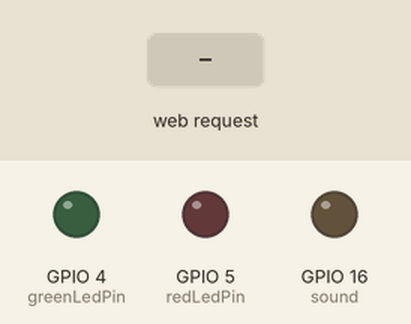
A sketch run on a simulated ESP8266 (NodeMCU). Shown: output pins drawn as LEDs (lit = HIGH). The inputs (shaded band) are chosen by the test bench. WiFi joins after 1.5 s; servers stay silent unless stated; what the sketch prints to the serial monitor is not drawn.

Above: at 2.7 s.
2.8 s: HTTP request GET /LED=Red received
At 4.2 s:
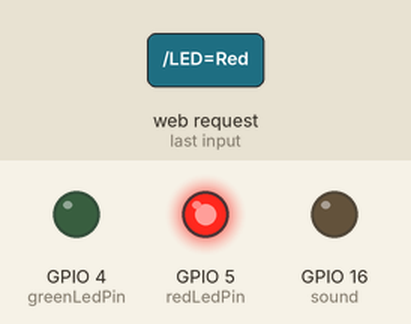
4.5 s: HTTP request GET /LED=Green received
At 5.6 s:
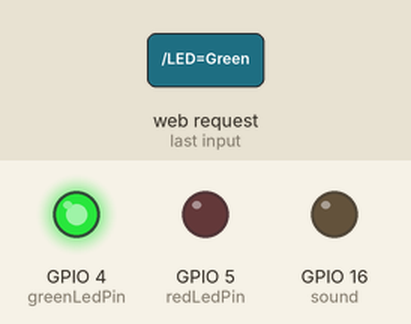
Timing chart, 0 to 7.5 s (numbered marks = the images above; inputs shaded):
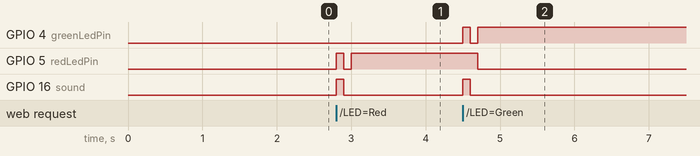

The sketch:

lock.ino
```cpp
#include <ESP8266WiFi.h>

 // login wifi netwerk
const char* ssid = "wifi name";
const char* password = "password";

int redLedPin = 5;
int greenLedPin =4;

int redBlink = true;
int greenBlink = true;

int sound = 16;


WiFiServer server(80);

void setup() {
  Serial.begin(115200);
  delay(10);

 pinMode(redLedPin,OUTPUT);
 pinMode(greenLedPin,OUTPUT);
 pinMode(sound,OUTPUT);


  // Connect to WiFi network
  Serial.println();
  Serial.println();
  Serial.print("Connecting to ");
  Serial.println(ssid);

 // makes connection with the wifi network
  WiFi.begin(ssid, password);

  while (WiFi.status() != WL_CONNECTED) {
    delay(500);
    Serial.print(".");
  }
  Serial.println("");
  Serial.println("WiFi connected");

  // Start the server
  server.begin();
  Serial.println("Server started");

  // Print the IP address
  Serial.print("Use this URL to connect: ");
  Serial.print("http://");
  Serial.print(WiFi.localIP());
  Serial.println("/");

}

void loop() {
  // Check if a client has connected
  WiFiClient client = server.available();
  if (!client) {
    return;
  }

  // Wait until the client sends some data
  Serial.println("new client");
  while(!client.available()){
    delay(1);
  }

  // Read the first line of the request
  String request = client.readStringUntil('\r');
  Serial.println(request);
  client.flush();

  // Match the request

  int value = LOW;

  // when the lock button is pressed the led turns red
  if (request.indexOf("/LED=Red") != -1)  {

    if (redBlink == true){

       digitalWrite(sound,HIGH);
       digitalWrite(redLedPin,HIGH);
       delay(100);
       digitalWrite(redLedPin,LOW);
       digitalWrite(sound,LOW);
       delay(100);

          redBlink = false;
    }

     digitalWrite(redLedPin,HIGH);
     digitalWrite(greenLedPin,LOW);

      value = HIGH;
      greenBlink = true;

  }

   // when the Unlock button is pressed the led turns green
  if (request.indexOf("/LED=Green") != -1)  {

       if (greenBlink == true){

       digitalWrite(sound,HIGH);
       digitalWrite(greenLedPin,HIGH);
       delay(100);
       digitalWrite(greenLedPin,LOW);
       digitalWrite(sound,LOW);
       delay(100);

          greenBlink = false;

    }

     digitalWrite(greenLedPin,HIGH);
     digitalWrite(redLedPin,LOW);

    value = LOW;
    redBlink = true;
  }


  // Return the response
  client.println("HTTP/1.1 200 OK");
  client.println("Content-Type: text/html");
  client.println("");
  client.println("<!DOCTYPE HTML>");
  client.println("<html>");

  client.print("Led pin is now: ");

  if(value == HIGH) {
    client.print("Red");
  } else {
    client.print("Green");
  }
  client.println("<br><br>");
  client.println("<a href=\"/LED=Red\"\"><button>Lock</button></a>");
  client.println("<a href=\"/LED=Green\"\"><button>Unlock </button></a><br />");
  client.println("</html>");

  delay(1);
  Serial.println("Client disonnected");
  Serial.println("");

}
```

Measured:
- after the input at 2.8 s, GPIO 5 (redLedPin): LOW → HIGH at once, → LOW 0.10 s later, → HIGH 0.10 s later; GPIO 16 (sound): LOW → HIGH at once, → LOW 0.10 s later
- after the input at 4.5 s, GPIO 4 (greenLedPin): LOW → HIGH at once, → LOW 0.10 s later, → HIGH 0.10 s later; GPIO 5 (redLedPin): HIGH → LOW after 0.20 s; GPIO 16 (sound): LOW → HIGH at once, → LOW 0.10 s later
